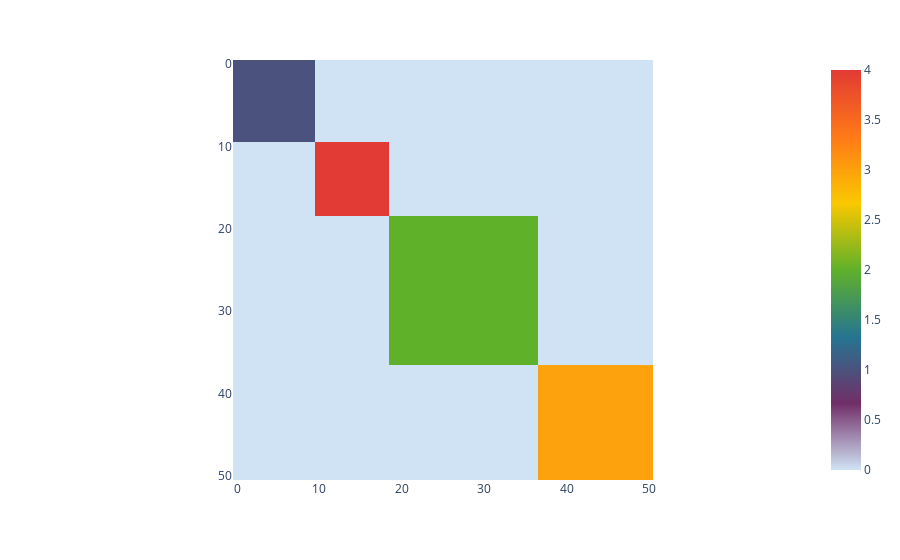

Here is the notebook cell this chart was saved with:
### Code cell
M = community_adjacency('curve_2')
px.imshow(M, color_continuous_scale= COLOR_PALETTE)

### Figure 1 — Plotly figure (JSON) as saved in the notebook; plotly's stock layout.template omitted (floating-point values rounded to 4 significant figures; data arrays with more than 128 entries replaced by an {"elided": "..."} marker saying what was removed)
{"data": [{"coloraxis": "coloraxis", "hovertemplate": "x: %{x}<br>y: %{y}<br>color: %{z}<extra></extra>", "name": "0", "type": "heatmap", "xaxis": "x", "yaxis": "y", "z": {"elided": "51x51 int values"}}], "layout": {"coloraxis": {"colorscale": [[0, "#d0e3f5"], [0.1667, "#712e67"], [0.3333, "#267592"], [0.5, "#5fb12a"], [0.6667, "#fac800"], [0.8333, "#ff7917"], [1, "#e23a34"]]}, "margin": {"t": 60}, "xaxis": {"anchor": "y", "constrain": "domain", "domain": [0, 1], "scaleanchor": "y"}, "yaxis": {"anchor": "x", "autorange": "reversed", "constrain": "domain", "domain": [0, 1]}}}
